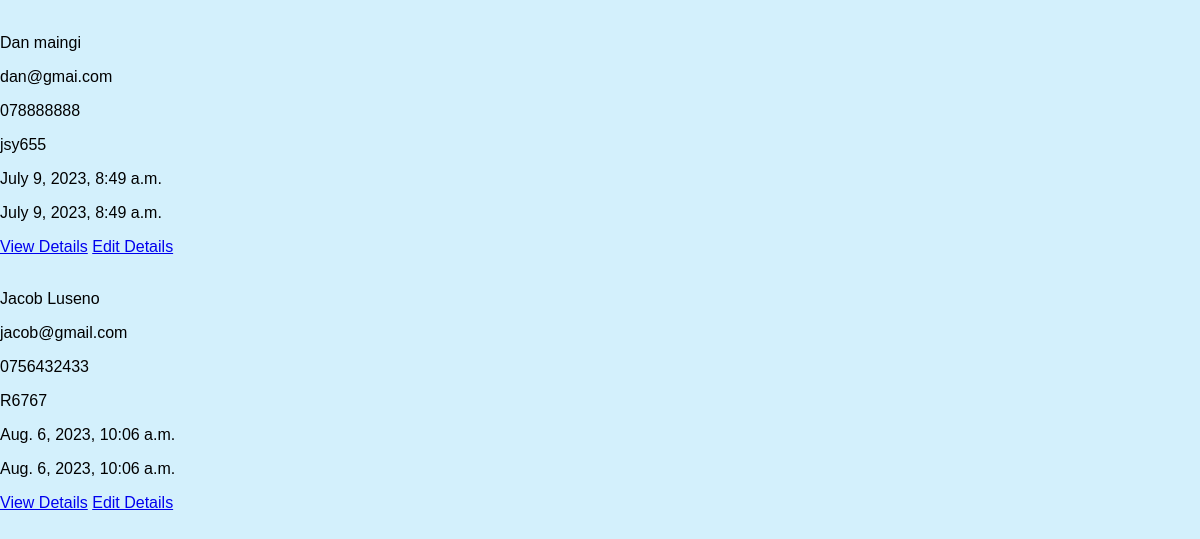
Page /vendor/vendor/list on the earlier database version.
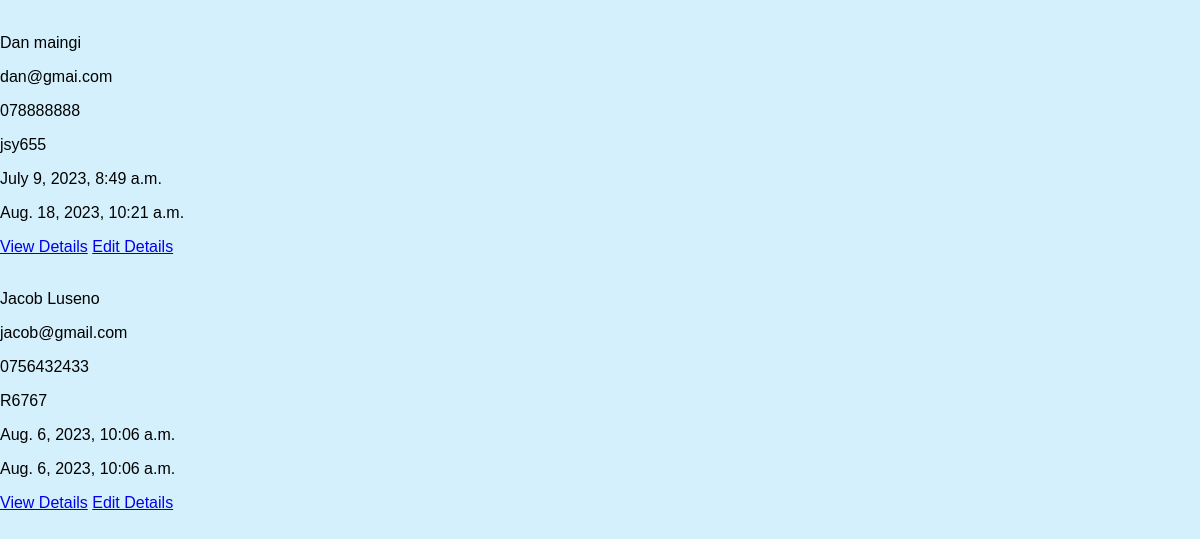
Same page on the later database version.
### vendor/models.py (models this page shows)
class Vendor(models.Model):
    name = models.CharField(max_length=100)
    email = models.EmailField()
    phone = models.CharField(max_length=20)
    address = models.CharField(max_length=200)
    created_at = models.DateTimeField(auto_now_add=True)
    updated_at = models.DateTimeField(auto_now=True)

### vendor/views.py (the view)
# urls.py: path("vendor/list",vendor_list_view,name ="vendor_list_view"),
def vendor_list_view(request):
    vendors = Vendor.objects.all()
    return render(request,"vendor/vendor_list.html",{"vendors":vendors})

### templates/vendor/vendor_list.html (shortened to what this page needs)
<!DOCTYPE html>
<html lang="en">
<head>
    </head>
    <body>
<div class="vendor-container">
        {% for vendor in vendors %}
        <div class="vendor">
            <p class="vendor-title"> {{vendor.name}}</p>
            <p> {{vendor.email}}</p>
            <p> {{vendor.phone}}</p>
            <p> {{vendor.address}}</p>
            <p> {{vendor.created_at}}</p>
            <p> {{vendor.updated_at}}</p>
            <div class="vendor">
                <a href="{% url 'vendor_detail_view' id=vendor.id %}">View Details</a>
                <a href="{% url 'vendor_update_view' id=vendor.id %}" class="edit">Edit Details</a>
        </div>
        </div>
        {% endfor%}
    </div>
</body>
</html>

Differences in the rows shown:
changed Vendor "Dan maingi": updated_at "July 9, 2023, 8:49 a.m." → "Aug. 18, 2023, 10:21 a.m."
